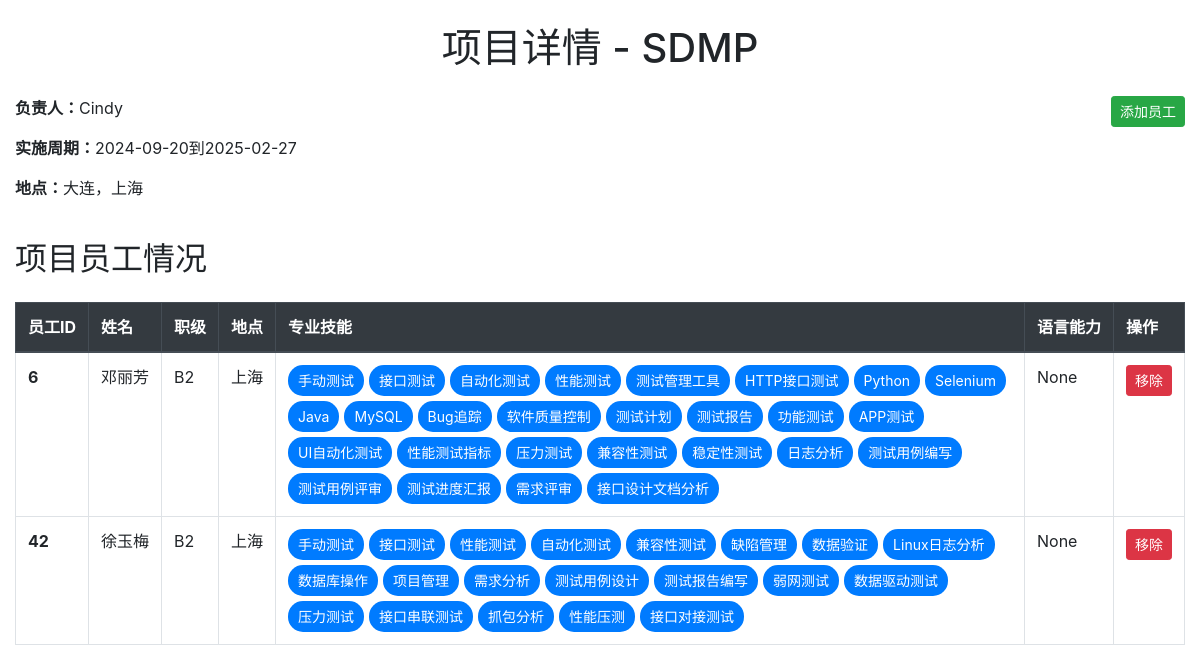
/projects/3/details, run on the app's committed database.
### app/models/staff.py (models this page shows)
class Project(db.Model):
    __bind_key__ = 'staff'  # 使用 staff 数据库
    __tablename__ = 'projects'
    id = db.Column(db.Integer, primary_key=True)  # 项目ID
    project_name = db.Column(db.String(100), nullable=False)  # 项目名称
    responsible_person = db.Column(db.String(100), nullable=False)  # 负责人
    implementation_period = db.Column(db.String(100), nullable=False)  # 实施周期
    location = db.Column(db.String(100), nullable=False)  # 地点
    remote_allowed = db.Column(db.Boolean, default=False)  # 接受远程
    language_requirement = db.Column(db.String(100), nullable=False)  # 语言要求
    required_number = db.Column(db.Integer, nullable=False)  # 需求人数
    notes = db.Column(db.Text, nullable=True)  # 备注
    employees = db.relationship('ProjectEmployee', backref='project', lazy='dynamic')

class Employee(db.Model):
    __bind_key__ = 'staff'  # 使用 staff 数据库
    __tablename__ = 'employees'
    employee_id = db.Column(db.Integer, primary_key=True)
    name = db.Column(db.String(80), nullable=False)
    level = db.Column(db.String(20), nullable=True)
    location = db.Column(db.String(20), nullable=False)
    sex = db.Column(db.String(10), nullable=True)
    skill = db.Column(db.String(100), nullable=False)
    chai = db.Column(db.String(10), nullable=True)
    lang = db.Column(db.String(50), nullable=True)
    projects = db.relationship('ProjectEmployee', backref='employee', lazy='dynamic')

### app/blueprints/staffedit.py (the view)
@staffedit_bp.route('/projects/<int:project_id>/details')
def project_details(project_id):
    project = Project.query.get_or_404(project_id)  # 根据项目ID查询项目
    all_employees = Employee.query.all()
    project_employees = ProjectEmployee.query.filter_by(project_id=project_id).all()  # 查询项目相关的所有ProjectEmployee对象
    employees = [Employee.query.get(pe.employee_id) for pe in project_employees]  # 通过employee_id查询每个员工的详细信息
    return render_template('project_details.html', project=project, employees=employees,all_employees=all_employees)

### app/templates/project_details.html (shortened to what this page needs)
<!DOCTYPE html>
<html lang="en">
<head>
    <link rel="stylesheet" href="{{ url_for('static', filename='bootstrap.min.css') }}">
</head>
<body>
    <div class="container-fluid">
        <h1 class="text-center my-4">项目详情 - {{ project.project_name }}</h1>
        <div class="row">
            <div class="col-md-6">
                <p><strong>负责人：</strong>{{ project.responsible_person }}</p>
                <p><strong>实施周期：</strong>{{ project.implementation_period }}</p>
                <p><strong>地点：</strong>{{ project.location }}</p>
            </div>
            <div class="col-md-6 text-right">
                <button type="button" class="btn btn-success btn-sm" data-toggle="modal" data-target="#addEmployeeModal">
                    添加员工
                </button>
            </div>
        </div>
        <h2 class="my-4">项目员工情况</h2>
        <div class="table-responsive">
            <table class="table table-bordered table-hover">
                <thead class="thead-dark">
                    <tr>
                        <th scope="col">员工ID</th>
                        <th scope="col">姓名</th>
                        <th scope="col">职级</th>
                        <th scope="col">地点</th>
                        <th scope="col">专业技能</th>
                        <th scope="col">语言能力</th>
                        <th scope="col">操作</th>
                    </tr>
                </thead>
                <tbody>
                    {% for employee in employees %}
                    <tr>
                        <th scope="row" data-full="{{ employee.employee_id }}">{{ employee.employee_id }}</th>
                        <td data-full="{{ employee.name }}">{{ employee.name }}</td>
                        <td data-full="{{ employee.level }}">{{ employee.level }}</td>
                        <td data-full="{{ employee.location }}">{{ employee.location }}</td>
                        <td data-full="{{ employee.skill }}">
                            <div class="skill-tags">
                                {% for skill in employee.skill.split('/') %}
                                <span class="skill-tag">{{ skill }}</span>
                                {% endfor %}
                            </div>
                        </td>
                        <td data-full="{{ employee.lang }}">{{ employee.lang }}</td>
                        <td>
                            <button type="button" class="btn btn-danger btn-sm"
                                    data-employee-id="{{ employee.employee_id }}"
                                    data-project-id="{{ project.id }}"
                                    onclick="removeEmployee(this)">
                                移除
                            </button>
                        </td>
                    </tr>
                    {% endfor %}
                </tbody>
            </table>
        </div>
    </div>
</body>
</html>

### app/templates/project_details.html (style rules this page uses)
.table-responsive { width: 100%; overflow-x: auto; }
.table th, .table td { white-space: nowrap; overflow: hidden; text-overflow: ellipsis; max-height: 30px; }
.skill-tags { display: flex; flex-wrap: wrap; gap: 5px; }
.skill-tag { background-color: #007bff; color: white; padding: 5px 10px; border-radius: 15px; font-size: 0.875rem; }

### data on the page
Project: project_name "SDMP", responsible_person "Cindy", implementation_period "2024-09-20到2025-02-27", location "大连，上海"
Employee: employee_id "6", name "邓丽芳", level "B2", location "上海", skill "手动测试" "接口测试" "自动化测试" "性能测试" "测试管理工具" "HTTP接口测试" "Python" "Selenium" "Java" "MySQL" "Bug追踪" "软件质量控制" "测试计划" "测试报告" "功能测试" "APP测试" "UI自动化测试" "性能测试指标" "压力测试" "兼容性测试" "稳定性测试" "日志分析" "测试用例编写" "测试用例评审" "测试进度汇报" "需求评审" "接口设计文档分析", lang "None"
Employee: employee_id "42", name "徐玉梅", level "B2", location "上海", skill "手动测试" "接口测试" "性能测试" "自动化测试" "兼容性测试" "缺陷管理" "数据验证" "Linux日志分析" "数据库操作" "项目管理" "需求分析" "测试用例设计" "测试报告编写" "弱网测试" "数据驱动测试" "压力测试" "接口串联测试" "抓包分析" "性能压测" "接口对接测试", lang "None"
